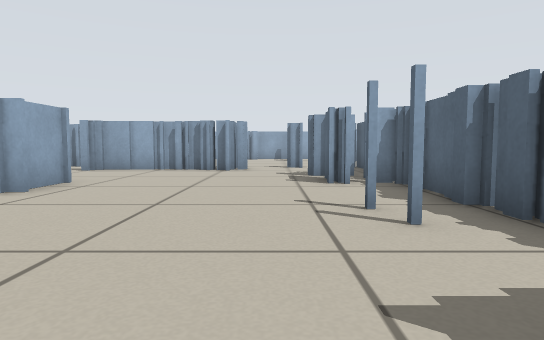
View 1 (above)

21 first-person views from a walk through a world built for the Player/Stage simulator. The camera is 0.38 m above the floor, tilts 4° down and sees 75° across. The lines on the ground mark 1 m squares. The floor is counted in squares, 0.5 m on a side. Each view is taken from the middle of a square. On the plan, view 1 faces up. The plan holds only what a view shows up to about 11 squares ahead; the rest is blank. Robots are left out.

View 2
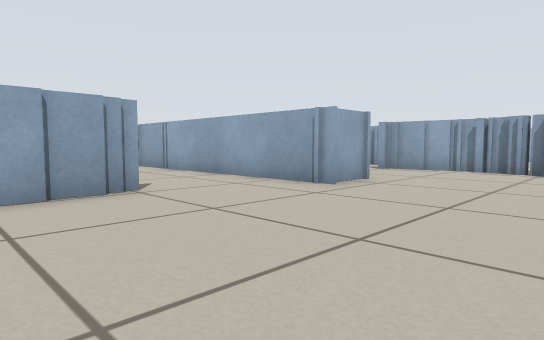

View 3
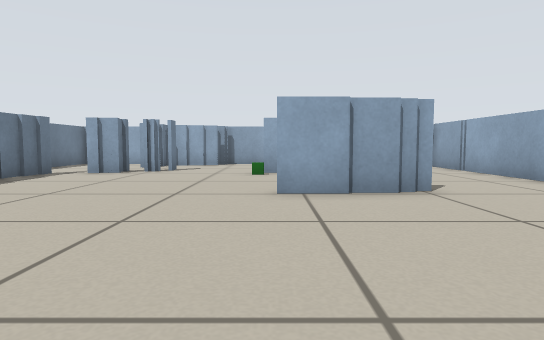

View 4
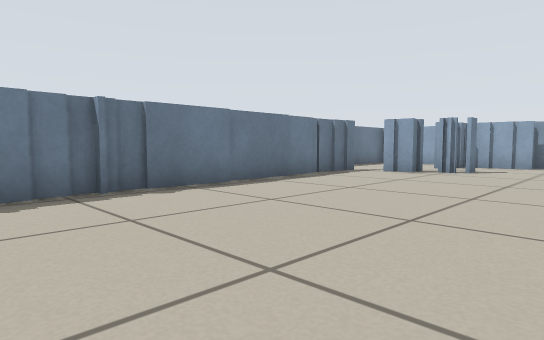

View 5
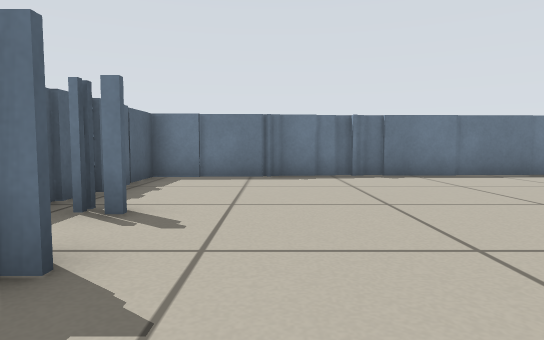

View 6
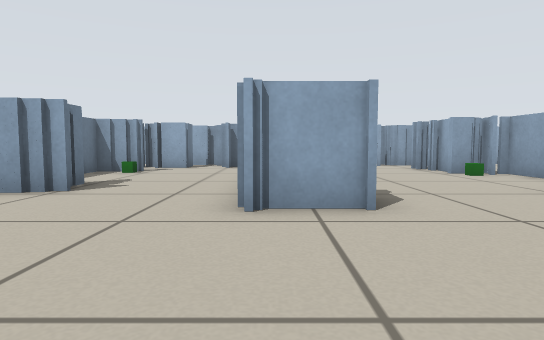

View 7
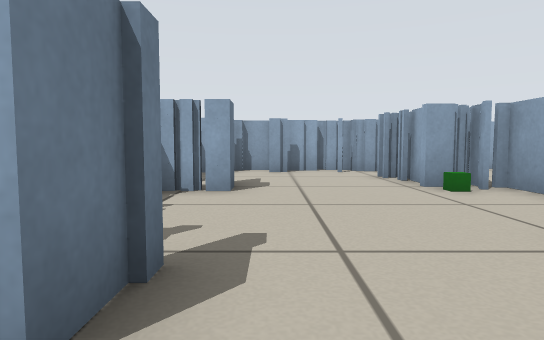

View 8
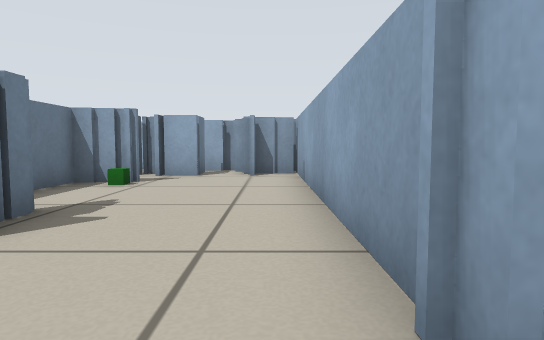

View 9
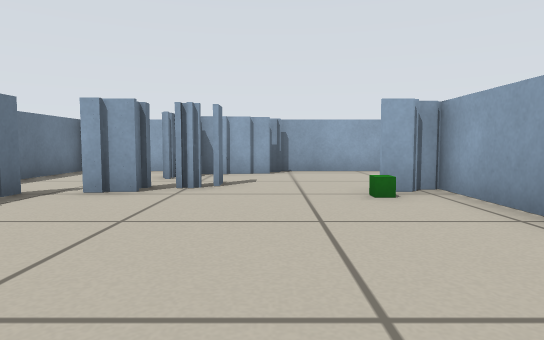

View 10
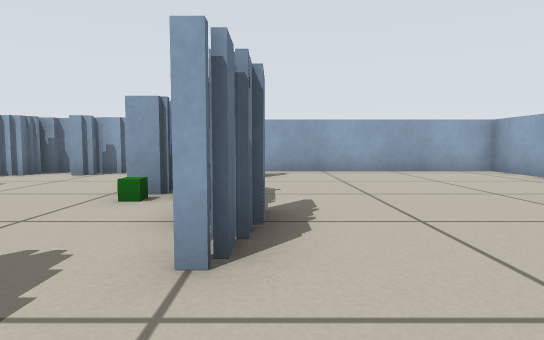

View 11
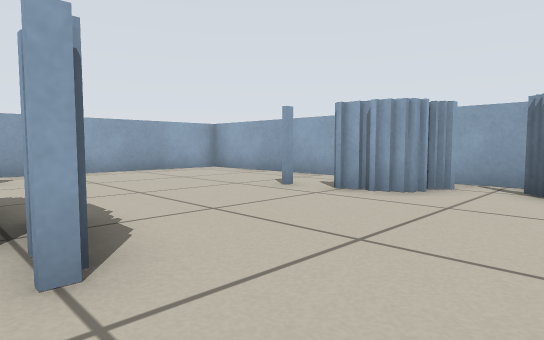

View 12
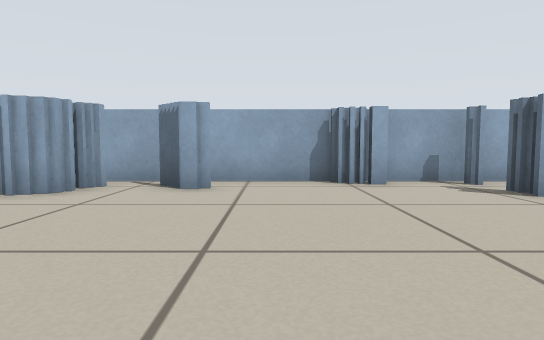

View 13
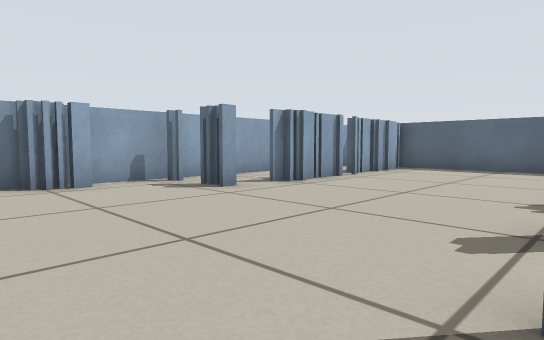

View 14
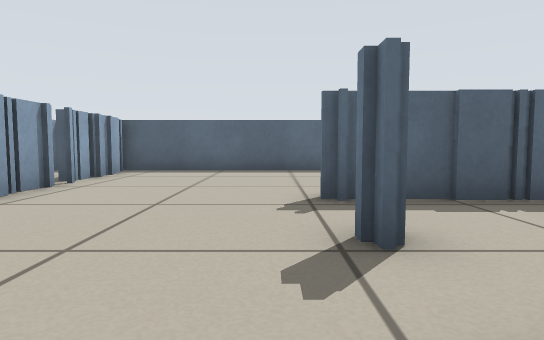

View 15
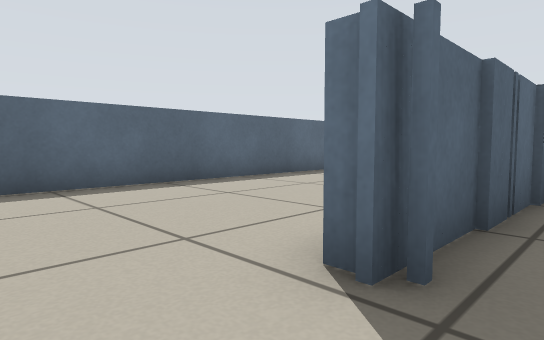

View 16
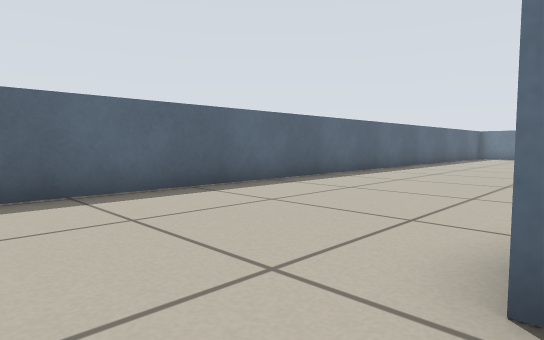

View 17
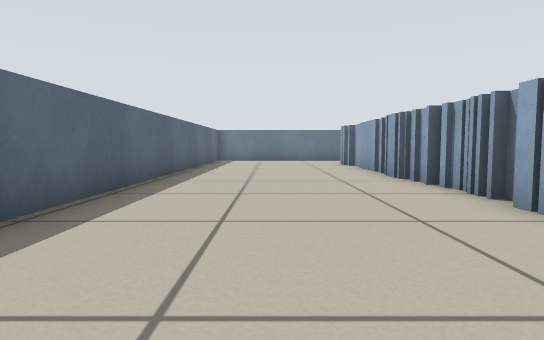

View 18
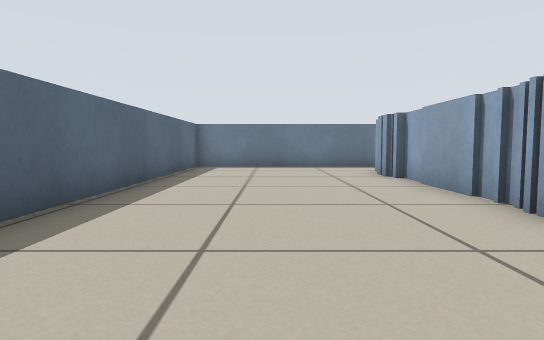

View 19
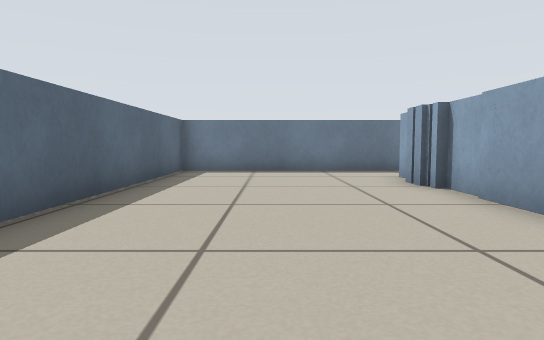

View 20
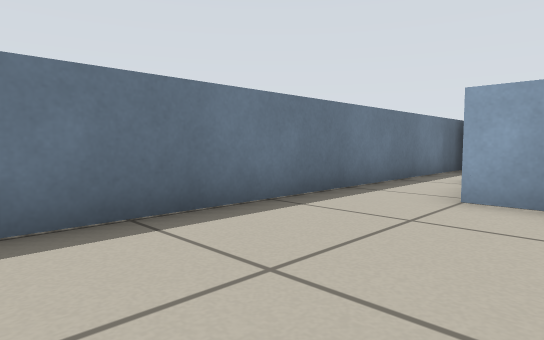

View 21
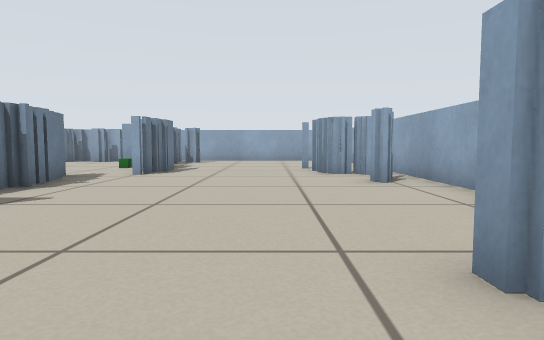

### Floor plan
Key: @ floor where view 1 was taken; # wall or solid block; x gap in a wall; . floor; B green box.
Columns run from 15 left of view 1 to 9 right of it. Each row starts with its distance up from view 1.
 20 #################
 19 #......  .x...#.#
 18 #.......#x#.....#
 17 #.....#.........#########
 16 #.......................#
 15 #.......................#
 14 #.......................#
 13 #......##...............#
 12      ###......#.#.#.....#
 11  ##.##B...#####...#.....#
 10  ##...............#.....#
  9  #..............###.....#
  8  ##.............###.....#
  7  #... #...##....###.....#
  6  ###########......#.....#
  5   ##..............#.....#
  4  ##...............#.....#
  3   ##..............#.....#
  2    #.B..##........#.....#
  1 #.   #####.......##.....#
  0 #....#B........@..#.....#
 -1 #................##.....#
 -2 ##................#.....#
 -3  ##.##............#.....#
 -4   ####............#.....#
 -5      #...........##.....#
 -6      #############......#
 -7            ##...........#
 -8             #############

Where each view was taken, in squares from view 1:
view 1: 0 up, 0 right, facing up
view 2: 0 up, 0 right, facing up-left
view 3: 0 up, 0 right, facing left
view 4: 0 up, 0 right, facing down-left
view 5: 3 up, 0 right, facing down
view 6: 6 up, 0 right, facing left
view 7: 8 up, 3 left, facing left
view 8: 5 up, 3 left, facing left
view 9: 2 down, 4 left, facing left
view 10: 13 up, 4 left, facing left
view 11: 12 up, 4 left, facing up-left
view 12: 12 up, 3 left, facing up
view 13: 12 up, 3 left, facing up-right
view 14: 13 up, 2 left, facing right
view 15: 14 up, 2 right, facing down-right
view 16: 14 up, 3 right, facing down-right
view 17: 10 up, 6 right, facing down
view 18: 5 up, 6 right, facing down
view 19: 3 up, 6 right, facing down
view 20: 4 down, 8 right, facing down-left
view 21: 16 up, 3 right, facing left
